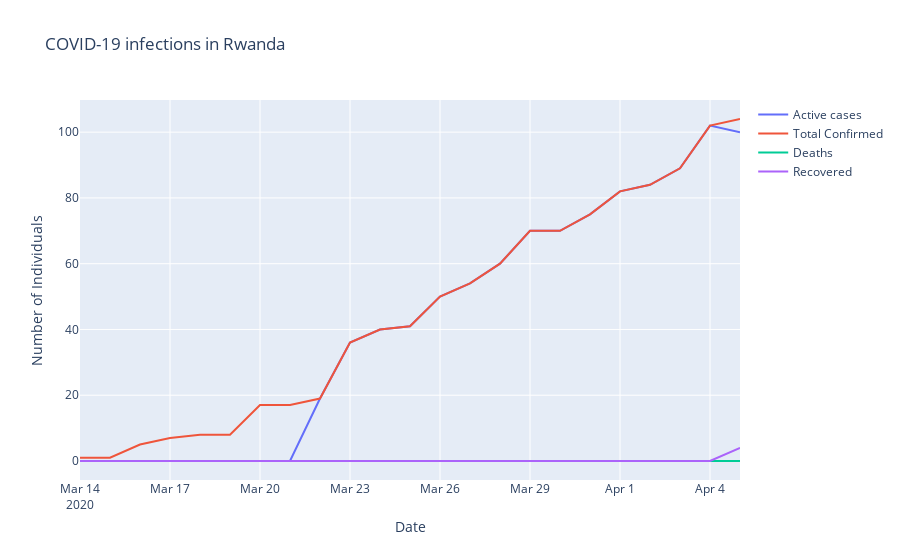

Source (notebook cell):
### Code cell
region = 'Rwanda'

print('Fatality rate: {:.2f}%'.format(100 *
                                     df[(df['Country/Region'] == region) &
                                        (df['date'] == df['date'].iloc[-1])]['Deaths'].sum() /
                                     df[(df['Country/Region'] == region) &
                                        (df['date'] == df['date'].iloc[-1])]['Confirmed'].sum()))

fig = go.Figure()
fig.add_trace(go.Scatter(
                x=df[df['Country/Region'] == region].groupby('date')['date'].first(),
                y=df[df['Country/Region'] == region].groupby('date')['Active'].sum(),
                name="Active cases"))

fig.add_trace(go.Scatter(
                x=df[df['Country/Region'] == region].groupby('date')['date'].first(),
                y=df[df['Country/Region'] == region].groupby('date')['Confirmed'].sum(),
                name="Total Confirmed"))

fig.add_trace(go.Scatter(
                x=df[df['Country/Region'] == region].groupby('date')['date'].first(),
                y=df[df['Country/Region'] == region].groupby('date')['Deaths'].sum(),
                name="Deaths"))

fig.add_trace(go.Scatter(
                x=df[df['Country/Region'] == region].groupby('date')['date'].first(),
                y=df[df['Country/Region'] == region].groupby('date')['Recovered'].sum(),
                name="Recovered"))

fig.update_layout(title="COVID-19 infections in {}".format(region),
                  xaxis_title="Date",
                  yaxis_title="Number of Individuals")

fig.show()

### Figure 1 — Plotly figure (JSON) as saved in the notebook; plotly's stock layout.template omitted (floating-point values rounded to 4 significant figures)
{"data": [{"name": "Active cases", "type": "scatter", "x": ["2020-03-14T00:00:00", "2020-03-15T00:00:00", "2020-03-16T00:00:00", "2020-03-17T00:00:00", "2020-03-18T00:00:00", "2020-03-19T00:00:00", "2020-03-20T00:00:00", "2020-03-21T00:00:00", "2020-03-22T00:00:00", "2020-03-23T00:00:00", "2020-03-24T00:00:00", "2020-03-25T00:00:00", "2020-03-26T00:00:00", "2020-03-27T00:00:00", "2020-03-28T00:00:00", "2020-03-29T00:00:00", "2020-03-30T00:00:00", "2020-03-31T00:00:00", "2020-04-01T00:00:00", "2020-04-02T00:00:00", "2020-04-03T00:00:00", "2020-04-04T00:00:00", "2020-04-05T00:00:00"], "y": [0, 0, 0, 0, 0, 0, 0, 0, 19, 36, 40, 41, 50, 54, 60, 70, 70, 75, 82, 84, 89, 102, 100]}, {"name": "Total Confirmed", "type": "scatter", "x": ["2020-03-14T00:00:00", "2020-03-15T00:00:00", "2020-03-16T00:00:00", "2020-03-17T00:00:00", "2020-03-18T00:00:00", "2020-03-19T00:00:00", "2020-03-20T00:00:00", "2020-03-21T00:00:00", "2020-03-22T00:00:00", "2020-03-23T00:00:00", "2020-03-24T00:00:00", "2020-03-25T00:00:00", "2020-03-26T00:00:00", "2020-03-27T00:00:00", "2020-03-28T00:00:00", "2020-03-29T00:00:00", "2020-03-30T00:00:00", "2020-03-31T00:00:00", "2020-04-01T00:00:00", "2020-04-02T00:00:00", "2020-04-03T00:00:00", "2020-04-04T00:00:00", "2020-04-05T00:00:00"], "y": [1, 1, 5, 7, 8, 8, 17, 17, 19, 36, 40, 41, 50, 54, 60, 70, 70, 75, 82, 84, 89, 102, 104]}, {"name": "Deaths", "type": "scatter", "x": ["2020-03-14T00:00:00", "2020-03-15T00:00:00", "2020-03-16T00:00:00", "2020-03-17T00:00:00", "2020-03-18T00:00:00", "2020-03-19T00:00:00", "2020-03-20T00:00:00", "2020-03-21T00:00:00", "2020-03-22T00:00:00", "2020-03-23T00:00:00", "2020-03-24T00:00:00", "2020-03-25T00:00:00", "2020-03-26T00:00:00", "2020-03-27T00:00:00", "2020-03-28T00:00:00", "2020-03-29T00:00:00", "2020-03-30T00:00:00", "2020-03-31T00:00:00", "2020-04-01T00:00:00", "2020-04-02T00:00:00", "2020-04-03T00:00:00", "2020-04-04T00:00:00", "2020-04-05T00:00:00"], "y": [0, 0, 0, 0, 0, 0, 0, 0, 0, 0, 0, 0, 0, 0, 0, 0, 0, 0, 0, 0, 0, 0, 0]}, {"name": "Recovered", "type": "scatter", "x": ["2020-03-14T00:00:00", "2020-03-15T00:00:00", "2020-03-16T00:00:00", "2020-03-17T00:00:00", "2020-03-18T00:00:00", "2020-03-19T00:00:00", "2020-03-20T00:00:00", "2020-03-21T00:00:00", "2020-03-22T00:00:00", "2020-03-23T00:00:00", "2020-03-24T00:00:00", "2020-03-25T00:00:00", "2020-03-26T00:00:00", "2020-03-27T00:00:00", "2020-03-28T00:00:00", "2020-03-29T00:00:00", "2020-03-30T00:00:00", "2020-03-31T00:00:00", "2020-04-01T00:00:00", "2020-04-02T00:00:00", "2020-04-03T00:00:00", "2020-04-04T00:00:00", "2020-04-05T00:00:00"], "y": [0, 0, 0, 0, 0, 0, 0, 0, 0, 0, 0, 0, 0, 0, 0, 0, 0, 0, 0, 0, 0, 0, 4]}], "layout": {"title": {"text": "COVID-19 infections in Rwanda"}, "xaxis": {"title": {"text": "Date"}}, "yaxis": {"title": {"text": "Number of Individuals"}}}}
